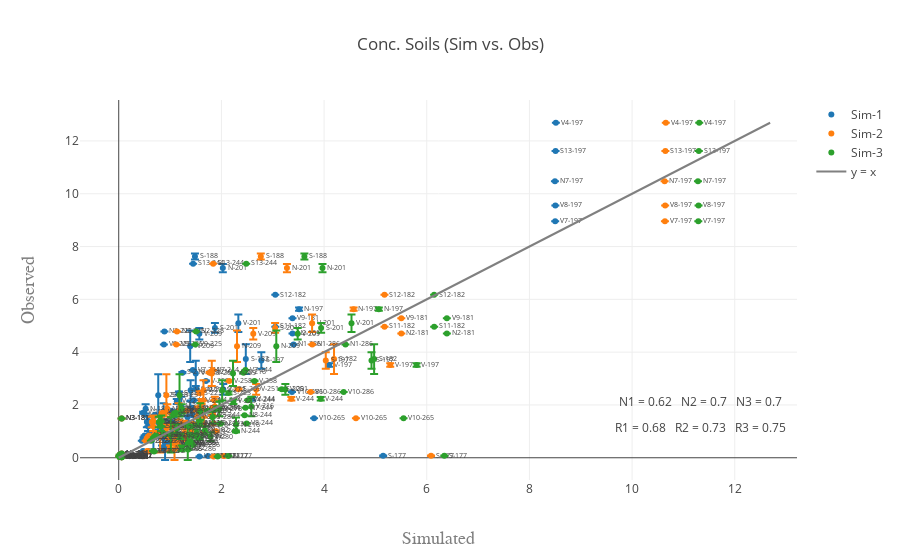

Notebook cell for this chart:
### Code cell
test_var = 'ug.g'
sd = 'ug.g.SD'

data = []
for folder in range(1, folders + 1):
    df = conc_dat.loc[conc_dat['IDsim'] == ('Sim-' + str(folder))]
    #df = df.loc[df['Transect'] == 'V']
    trace = get_scatter(df, test_var, sd, name=('Sim-' + str(folder)))
    data.append(trace)
    
data.append(get_xy_line(conc_dat, test_var))

fig = go.Figure(data=data, layout=get_layout(conc_dat, test_var, folders, title='Conc. Soils (Sim vs. Obs)'))
iplot(fig)
